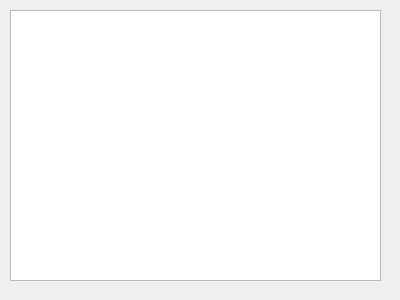
<?xml version="1.0" encoding="UTF-8"?>
<ui version="4.0">
 <class>GenerateReport</class>
 <widget class="QDialog" name="GenerateReport">
  <property name="geometry">
   <rect>
    <x>0</x>
    <y>0</y>
    <width>400</width>
    <height>300</height>
   </rect>
  </property>
  <property name="maximumSize">
   <size>
    <width>400</width>
    <height>300</height>
   </size>
  </property>
  <property name="windowTitle">
   <string>Generate Report</string>
  </property>
  <widget class="QTableView" name="tableView">
   <property name="geometry">
    <rect>
     <x>10</x>
     <y>10</y>
     <width>371</width>
     <height>271</height>
    </rect>
   </property>
  </widget>
 </widget>
 <resources/>
 <connections/>
</ui>
